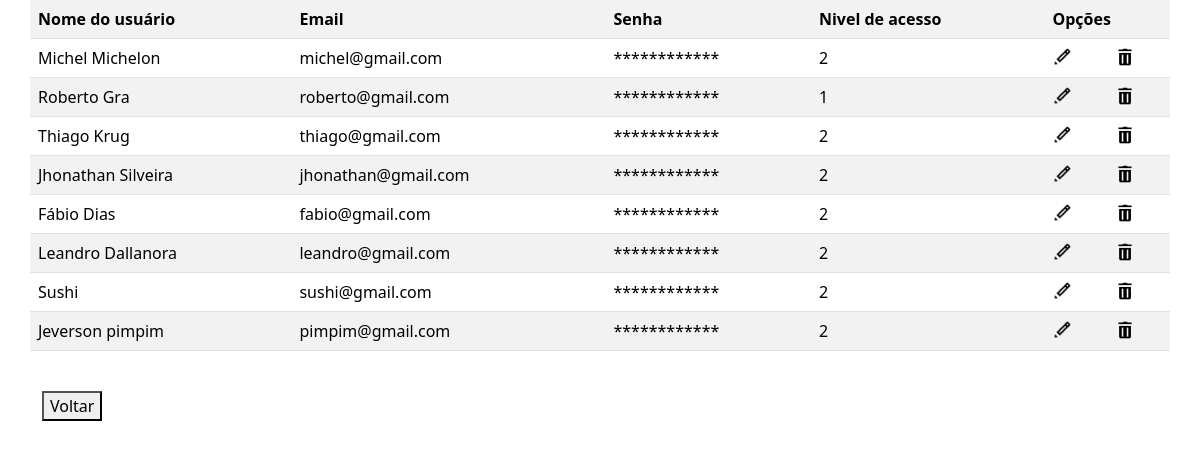
The app's page /crud/crud_usuario/listar.php (signed in), older data.
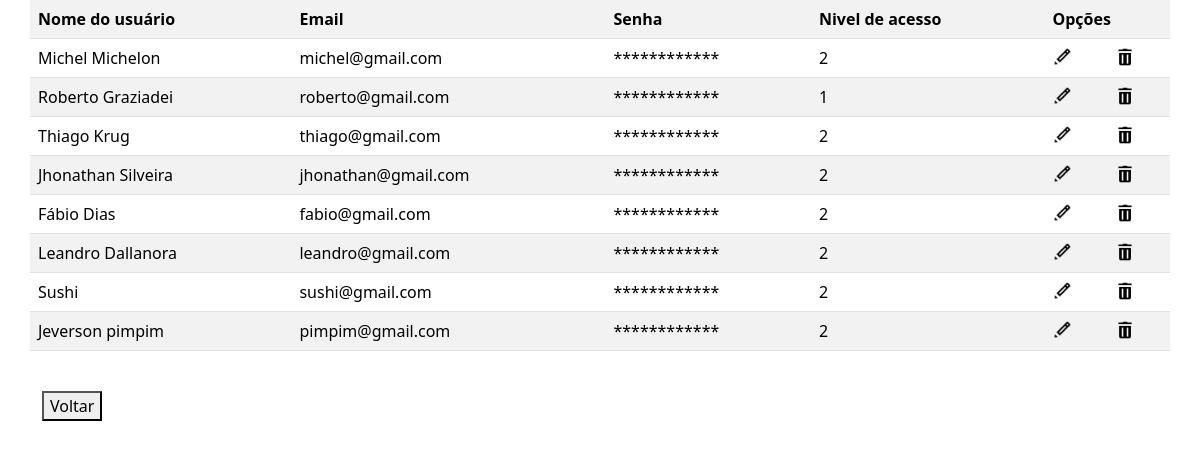
The same page, newer data.
### tables this page shows
CREATE TABLE IF NOT EXISTS `usuario` (
  `id_usuario` int NOT NULL AUTO_INCREMENT,
  `nome_usuario` varchar(255) NOT NULL,
  `email` varchar(200) NOT NULL,
  `senha` varchar(255) NOT NULL,
  `nivel` int NOT NULL,
  PRIMARY KEY (`id_usuario`)
);

### crud/crud_usuario/listar.php (the view, shortened to what this page needs)
<?php
echo "<link rel='stylesheet' href='../../css/bootstrap.min.css'>";
include('../../conecta.php');
$sql = "SELECT * FROM usuario";
$resultado = mysqli_query($conexao, $sql);
echo '<table class=" container table table-white table-striped">
<tr>
<th scope="col">Nome do usuário</th>
<th scope="col">Email</th>
<th scope="col">Senha</th>
<th scope="col">Nivel de acesso</th>
<th colspan=3>Opções</th>
</tr>';
while ($dados = mysqli_fetch_assoc($resultado)) {
    echo '<tr>';
    echo '<td>' . $dados['nome_usuario'] . '</td>';
    echo '<td>' . $dados['email'] . '</td>';
    echo '<td>' . '************' . '</td>';
    echo '<td>' . $dados['nivel'] . '</td>';
    echo '<td> <a href="formedit.php?email=' . $dados['email'] . '"> <img src="imagens/editar.png" width="20" height="20"> </a> </td>';
    echo '<td> <a href="excluir?email=' . $dados['email'] . '"> <img src="imagens/excluir.png" width="20" height="20"> </a> </td>';
    echo '</tr>';
}
echo '</table>' . "<br>";
echo '<div class="container"><a href="formcad.php"><button>Voltar</button></a></div>';

Row changes from the older to the newer data that the page shows:
changed usuario "roberto@gmail.com": nome_usuario "Roberto Gra" → "Roberto Graziadei"
